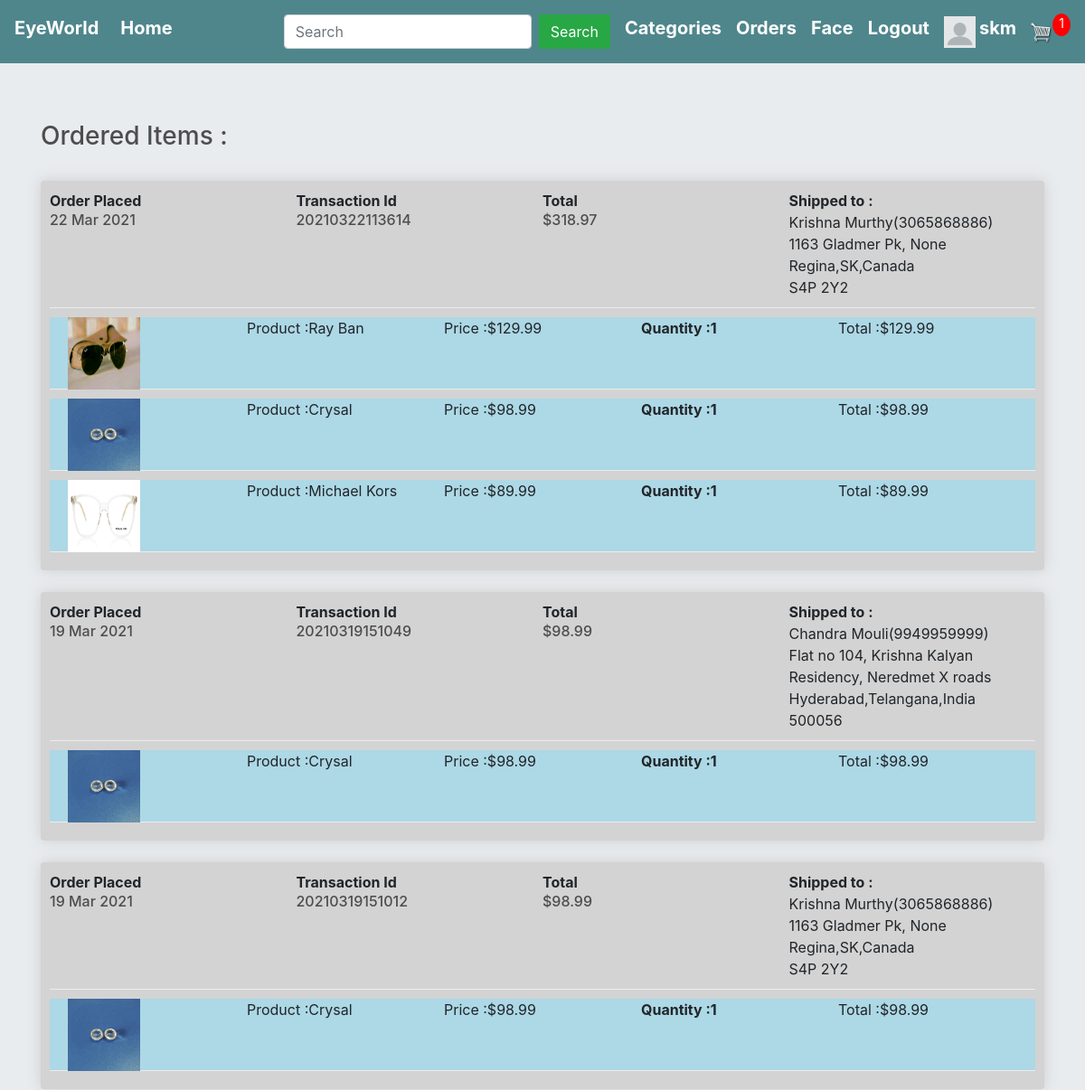
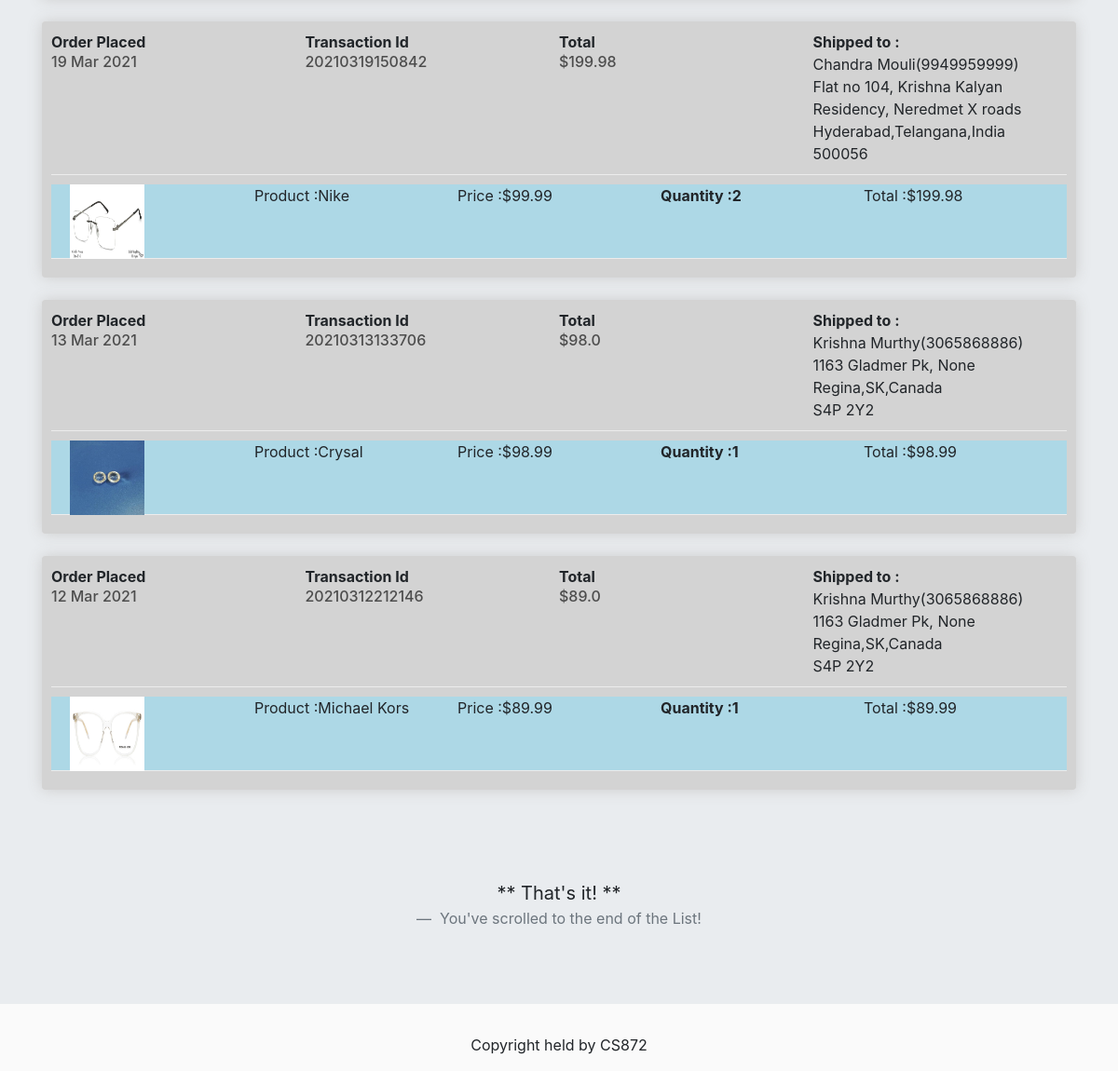
The page /order_details/ (signed in) on the database its author committed (2 pictures, top to bottom).
### store/models.py (models this page shows, shortened)
class FullOrder(models.Model):
    user = models.ForeignKey(User,on_delete=models.CASCADE,null=True)
    recepient_fullname = models.CharField(max_length=100, null=True, blank=False)
    phone_no = models.IntegerField(null=True, blank=False)
    address_line1 = models.CharField(max_length=200, null=True, blank=False)
    address_line2 = models.CharField(max_length=100, null=True, blank=True)
    city = models.CharField(max_length=200, null=True,blank=False)
    state = models.CharField(max_length=200, null=True,blank=False)
    country = models.CharField(max_length=100, null=True, blank=False)
    zipcode = models.CharField(max_length=200, null=True,blank=False)
    amount = models.FloatField(null=True,blank=True)
    transaction_id = models.CharField(max_length=100,null=True,blank=False)
    date_ordered = models.DateTimeField(auto_now_add=True,null=True,blank=True)
    success = models.BooleanField(null=False,default=True)

class Purchased_item(models.Model):
    user = models.ForeignKey(User,on_delete=models.CASCADE,null=True)
    order = models.ForeignKey(FullOrder,on_delete=models.CASCADE,null=True)
    quantity = models.IntegerField(default=0, blank=True, null=True)
    name = models.CharField(max_length=100, blank=False, name=False)
    price = models.FloatField(blank=False, null=True)
    image = models.ImageField(null=True, blank=True)
    description = models.TextField(null=True, blank=True)
    @property
    def get_imageURL(self):
        try:
            url = self.image.url
        except:
            url = ''
        return url
    @property
    def get_total(self):
        total = self.price * self.quantity
        return total

### store/views.py (the view)
# urls.py: path('order_details/',views.order_details,name='order_details'),
def order_details(request):
    if not request.user.is_authenticated:
        return HttpResponseRedirect(reverse('user_login'))
    total_item_cart = 0
    if request.user.is_authenticated:
        items = OrderItem.objects.filter(user=request.user)
        for item in items:
            total_item_cart += item.quantity
    orders = FullOrder.objects.filter(user=request.user).order_by('-date_ordered')
    ordered = []
    for order in orders:
        tt = []
        items = Purchased_item.objects.filter(order=order)
        for item in items:
            tt.append(item)
        ordered.append({'order': order, 'items': tt})
    product_categories = ProductCategories.objects.all()
    context = {
        'product_categories': product_categories,
        'total_item_cart': total_item_cart,
    }
    return render(request,'store/order_details.html',{'context': context, 'ordered':ordered})

### store/templates/store/order_details.html
{% extends 'store/main.html' %}
{% block content %}
    <h3>Ordered Items : </h3>
    <br>
    <div>
        {% if request.user.is_authenticated %}
            {% for order in ordered %}
                <div class="box-element" style="background-color: lightgray" ">
                        <div class="cart-row">
                            <div style="flex:1">
                                <strong>Order Placed</strong>
                                <h6>{{ order.order.date_ordered | date:"d M Y"}} </h6>
                            </div>
                            <div style="flex:1">
                                <strong>Transaction Id</strong>
                                <h6>{{order.order.transaction_id}}</h6>
                            </div>
                            <div style="flex:1">
                                <strong>Total</strong>
                                <h6>&#36;{{order.order.amount}}</h6>
                            </div>
                            <div style="flex:1">
                                <strong>Shipped to :</strong>
                                <div>{{order.order.recepient_fullname}}({{order.order.phone_no}})</div>
                                <div>{{order.order.address_line1}}, {{order.order.address_line2}}</div>
                                <div>{{order.order.city}},{{order.order.state}},{{order.order.country}}</div>
                                <div>{{order.order.zipcode}}</div>
                            </div>
                        </div>
                    {% for item in order.items %}
                        <div class="cart-row" style="background-color: lightblue;height: 80px">
                            <div style="flex:1"><img style="width: 80px; height: 80px;margin-left: 20px" class="row-image" src="{{item.get_imageURL}}"></div>
                            <div style="flex:1"><p>Product :{{item.name}}</p></div>
                            <div style="flex:1"><p>Price :&#36;{{item.price}}</p></div>
                            <div style="flex:1">
                                <p class="quantity">Quantity :{{item.quantity}}</p>
                            </div>
                            <div style="flex:1"><p>Total :${{item.get_total}}</p></div>
                        </div>
                    {% endfor %}
                </div>
                <br>
            {% endfor %}
            <br>
        {% endif %}
    </div>
    <br><br>
    <blockquote class="blockquote text-center">
        <p class="mb-0">** That's it! **</p>
        <footer class="blockquote-footer"> You've scrolled to the end of the List!</footer>
    </blockquote>
{% endblock %}

### store/templates/store/main.html (shortened to what this page needs)
<!DOCTYPE html>
{% load static %}
<html>
<head>
	<link rel="stylesheet" href="https://stackpath.bootstrapcdn.com/bootstrap/4.4.1/css/bootstrap.min.css">
	<link rel="stylesheet" href="https://maxcdn.bootstrapcdn.com/bootstrap/4.0.0/css/bootstrap.min.css">
	<link rel="stylesheet" href="https://cdnjs.cloudflare.com/ajax/libs/font-awesome/5.14.0/css/all.min.css" />
	<link rel="stylesheet" type="text/css" href="{% static 'store/css/main.css' %}">
</head>
<body>
	<nav class="navbar navbar-expand-lg navbar-dark bg-dark">
	  <h5><strong><a class="navbar-brand"  style="color: white">EyeWorld</a></strong></h5>
	  <div class="collapse navbar-collapse" id="navbarSupportedContent">
	    <ul class="navbar-nav mr-auto">
	      <li class="nav-item active">
	        <h5><strong><a class="nav-link" href="{% url 'store' %}" style="color: white">Home <span class="sr-only">(current)</span></a></strong></h5>
	      </li>
	    </ul>
	    <div class="form-inline my-2 my-lg-0">
	    	<form method="get" action="{% url 'search' %}" class="form-inline my-2 my-lg-0">
					<input type="search" name="search" aria-label="Search" placeholder="Search" class="form-control mr-sm-2">
					<button class="btn btn-success my-2 mr-sm-3" type="submit">Search</button>
			</form>
			<div class="dropdown mr-sm-3">
					  <h5><strong><a style="color: white">Categories</a></strong></h5>
			</div>
	    	{% if request.user.is_authenticated %}
	     		<h5 class="mr-sm-3"><strong><a href="{% url 'order_details' %}" style="color: white">Orders</a></strong>
	     		</h5>
	     		<h5 class="mr-sm-3"><strong><a href="{% url 'face_upload' %}" style="color: white">Face</a></strong>
	     		</h5>
	     		<h5 class="mr-sm-3"><strong><a href="{% url 'user_logout' %}" style="color: white">Logout</a></strong></h5>
	     		{% if request.user.profile.photo %}
					<a href="{% url 'profilepage' username=user.username %}"><img class="mr-sm-1" src="{{ request.user.profile.photo.url }}" width="35" height="35"></a>
				{% else %}
					<a href="{% url 'profilepage' username=user.username %}"><img class="mr-sm-1" src="/static/images/default.png" width="35" , height="35"></a>
				{% endif %}
		    	<h5><strong><a href="{% url 'profilepage' username=request.user.username %}" style="color: white">{{request.user.username}}</a></strong></h5>
	     	{% else %}
	     		<h5 class="mr-sm-3"><strong><a href="{% url 'user_login' %}" style="color: white">Login</a></strong></h5>
	     		<div>
		     		<h5 class="mr-sm-3"><strong><a href="{% url 'register' %}" style="color: white">SignUp</a></strong></h5>
	     		</div>
	     	{% endif %}
	     	<a href="{% url 'cart' %}">
	    		<img  id="cart-icon" src="{% static 'images/cart.png' %}">
	    	</a>
	    	<p id="cart-total">{{context.total_item_cart}}</p>
	    </div>
	  </div>
	</nav>
	<div class="jumbotron jumbotron-fluid">
		<div class="container container-fluid">
			{% block content %}
			{% endblock %}
		</div>
	</div>
	<footer class="footer">
		<p style="text-align: center;">Copyright held by CS872</p>
	</footer>
</body>
</html>

### static/store/css/main.css (style rules this page uses)
body { background-color: hsl(0, 0%, 98%); }
h1,h2,h3,h4,h5,h6 { color:hsl(0, 0%, 30%); }
.box-element { box-shadow:hsl(0, 0%, 80%) 0 0 16px; background-color: #fff; border-radius: 4px; padding: 10px; }
.bg-dark { background-color: #4f868c!important; }
#cart-icon { width:25px; display: inline-block; margin-left: 15px; }
#cart-total { display: block; text-align: center; color:#fff; background-color: red; width: 20px; height: 25px; border-radius: 50%; font-size: 14px; }
.btn { border-radius: 0; }
.row-image { width: 100px; }
.cart-row { display: flex; align-items: flex-stretch; padding-bottom: 10px; margin-bottom: 10px; border-bottom: 1px solid #ececec; }
.quantity { display: inline-block; font-weight: 700; padding-right:10px; }

### store/templates/store/main.html (style rules this page uses)
.dropdown { position: relative; display: inline-block; }

### rows shown on the page
FullOrder: order.date_ordered "22 Mar 2021", order.transaction_id "20210322113614", order.amount "318.97", order.recepient_fullname "Krishna Murthy", order.phone_no "3065868886", order.address_line1 "1163 Gladmer Pk", order.address_line2 "None", order.city "Regina", order.state "SK", order.country "Canada", order.zipcode "S4P 2Y2"
Purchased_item: get_imageURL (picture), name "Ray Ban", price "129.99", quantity "1", get_total "129.99"
Purchased_item: get_imageURL (picture), name "Crysal", price "98.99", quantity "1", get_total "98.99"
Purchased_item: get_imageURL (picture), name "Michael Kors", price "89.99", quantity "1", get_total "89.99"
FullOrder: order.date_ordered "19 Mar 2021", order.transaction_id "20210319151049", order.amount "98.99", order.recepient_fullname "Chandra Mouli", order.phone_no "9949959999", order.address_line1 "Flat no 104, Krishna Kalyan Residency", order.address_line2 "Neredmet X roads", order.city "Hyderabad", order.state "Telangana", order.country "India", order.zipcode "500056"
Purchased_item: get_imageURL (picture), name "Crysal", price "98.99", quantity "1", get_total "98.99"
FullOrder: order.date_ordered "19 Mar 2021", order.transaction_id "20210319151012", order.amount "98.99", order.recepient_fullname "Krishna Murthy", order.phone_no "3065868886", order.address_line1 "1163 Gladmer Pk", order.address_line2 "None", order.city "Regina", order.state "SK", order.country "Canada", order.zipcode "S4P 2Y2"
Purchased_item: get_imageURL (picture), name "Crysal", price "98.99", quantity "1", get_total "98.99"
FullOrder: order.date_ordered "19 Mar 2021", order.transaction_id "20210319150842", order.amount "199.98", order.recepient_fullname "Chandra Mouli", order.phone_no "9949959999", order.address_line1 "Flat no 104, Krishna Kalyan Residency", order.address_line2 "Neredmet X roads", order.city "Hyderabad", order.state "Telangana", order.country "India", order.zipcode "500056"
Purchased_item: get_imageURL (picture), name "Nike", price "99.99", quantity "2", get_total "199.98"
FullOrder: order.date_ordered "13 Mar 2021", order.transaction_id "20210313133706", order.amount "98.0", order.recepient_fullname "Krishna Murthy", order.phone_no "3065868886", order.address_line1 "1163 Gladmer Pk", order.address_line2 "None", order.city "Regina", order.state "SK", order.country "Canada", order.zipcode "S4P 2Y2"
Purchased_item: get_imageURL (picture), name "Crysal", price "98.99", quantity "1", get_total "98.99"
FullOrder: order.date_ordered "12 Mar 2021", order.transaction_id "20210312212146", order.amount "89.0", order.recepient_fullname "Krishna Murthy", order.phone_no "3065868886", order.address_line1 "1163 Gladmer Pk", order.address_line2 "None", order.city "Regina", order.state "SK", order.country "Canada", order.zipcode "S4P 2Y2"
Purchased_item: get_imageURL (picture), name "Michael Kors", price "89.99", quantity "1", get_total "89.99"

### other values the page prints
{{ request.user.username }} "skm"
{{ context.total_item_cart }} "1"
